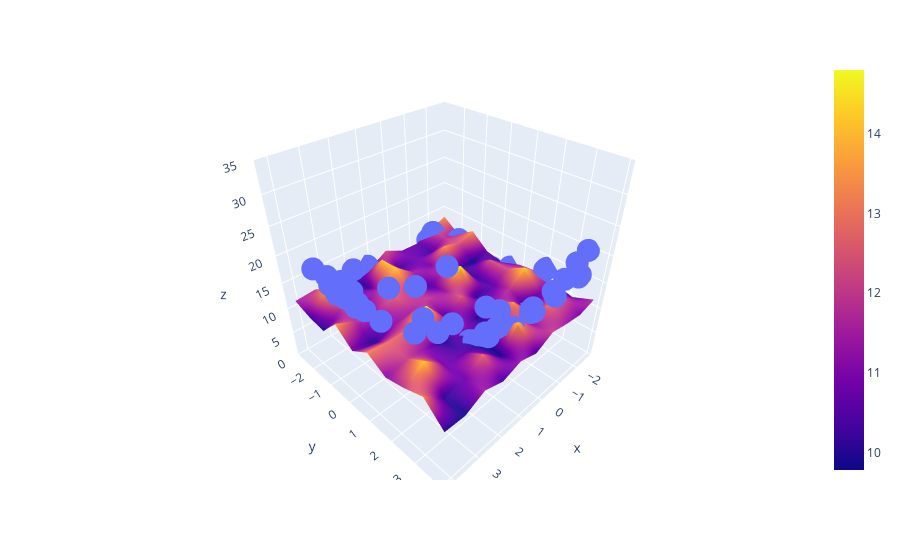

Notebook cell for this chart:
### Code cell
fig = px.scatter_3d(x=X.ravel(), y=y.ravel(), z=z.ravel())

fig.add_trace(go.Surface(x = x_input, y = y_input, z =z_final))

fig.update_layout(scene = dict(zaxis = dict(range=[0,35])))

fig.show()
